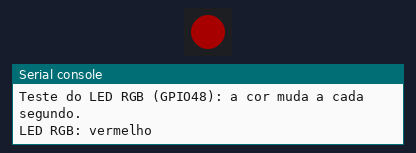
A program run on a simulated ESP32 board running MicroPython. On the bench: 1 RGB LEDs in strip order, left to right, the last lines printed to the serial console. Dim RGB values are drawn brighter than linear.

Above: at 0.5 s.
At 1.5 s:
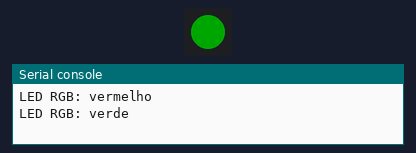
At 2.5 s:
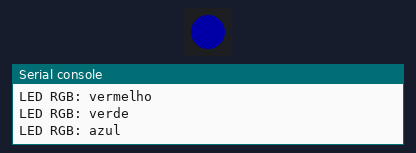
At 4.5 s:
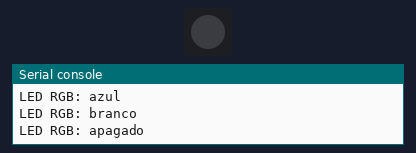
Timing chart, 0 to 6.5 s (numbered marks = the images above):
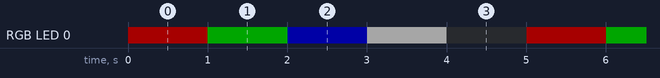

Measured:
- by itself, RGB LED 0: repeats every 5.0 s: RGB(0, 40, 0) 1.0 s, RGB(0, 0, 40) 1.0 s, RGB(40, 40, 40) 1.0 s, off 1.0 s, RGB(40, 0, 0) 1.0 s
- by itself, everything shown: repeats every 5.0 s, in 5 steps

The program:

main.py
```python
# (licence header left out)
"""Teste básico da placa ESP32-S3 UNO (TZT D1 ESP32-S3 N16R8) em MicroPython.

O QUE FAZ
    1. Mostra no Shell do Thonny a frequência da CPU, o tamanho da memória
       flash e a memória RAM livre. Com a PSRAM ativa, a RAM livre passa
       de alguns megabytes; sem ela, fica perto de 200 KB. Serve para
       confirmar a variante da placa (N16R8 ou N8R2) e o firmware certo.
    2. Faz o LED RGB endereçável (WS2812) da placa, no GPIO48, trocar de
       cor a cada segundo: vermelho, verde, azul, branco e apagado.

COMO USAR (Thonny)
    1. Grave o firmware MicroPython para ESP32-S3 na placa (ver o README
       da placa, seção "Como programar").
    2. Abra este arquivo no Thonny e clique em "Executar" (F5).
       Para rodar sozinho sempre que a placa ligar, salve-o na placa com
       o nome main.py (Arquivo > Salvar como... > Dispositivo MicroPython).
    3. Para parar, clique em "Parar" (Ctrl+F2).

O QUE OBSERVAR
    - "Flash: 16 MB" e "RAM livre" de vários MB (versão N16R8).
      "RAM livre" perto de 0.2 MB -> o firmware gravado não liga a PSRAM
      octal da placa (no boot aparece "quad_psram: PSRAM chip is not
      connected"). Grave a variante SPIRAM_OCT do firmware ESP32_GENERIC_S3.
    - O LED RGB trocando de cor na ordem mostrada no Shell. Se as cores
      saírem trocadas, anote no README da placa.

ATENÇÃO
    A placa trabalha em 3,3V, mesmo tendo o formato do UNO. Não encaixe
    shields de 5V nela.
"""
import gc
import time

import esp
import machine
import neopixel

# GPIO do LED RGB endereçável (WS2812) da placa: serigrafia "SW2812 (IO48)".
PINO_LED_RGB = 48

# Brilho de cada cor (0 a 255). O WS2812 é muito forte mesmo em 40.
BRILHO = 40

# Cores do teste: (nome para o Shell, (vermelho, verde, azul)).
CORES = [
    ("vermelho", (BRILHO, 0, 0)),
    ("verde", (0, BRILHO, 0)),
    ("azul", (0, 0, BRILHO)),
    ("branco", (BRILHO, BRILHO, BRILHO)),
    ("apagado", (0, 0, 0)),
]


def em_mb(num_bytes):
    """Converte bytes para megabytes (MB), com uma casa decimal.

    Args:
        num_bytes: quantidade de memória em bytes.

    Returns:
        O valor em MB (1 MB = 1024 * 1024 bytes), como float.
    """
    return round(num_bytes / (1024 * 1024), 1)


def mostrar_dados_da_placa():
    """Mostra no Shell a frequência da CPU, a flash e a RAM livre."""
    # Coleta o lixo antes de medir, para a RAM livre não sair subestimada.
    gc.collect()
    print()
    print("=== ESP32-S3 UNO: dados da placa ===")
    print("Frequência ....", machine.freq() // 1_000_000, "MHz")
    print("Flash .........", em_mb(esp.flash_size()), "MB")
    # No MicroPython, a PSRAM entra no espaço do gc: não há uma função só
    # para ela. Por isso a RAM livre é o indício de que a PSRAM está ativa.
    print("RAM livre .....", em_mb(gc.mem_free()), "MB")
    print()


def ciclo_do_led(led):
    """Passa o LED RGB por todas as cores de CORES, uma por segundo.

    Args:
        led: objeto neopixel.NeoPixel com 1 LED.
    """
    for nome, cor in CORES:
        print("LED RGB:", nome)
        led[0] = cor
        led.write()
        time.sleep(1)


def main():
    """Ponto de entrada: mostra os dados e repete o ciclo do LED."""
    mostrar_dados_da_placa()
    led = neopixel.NeoPixel(machine.Pin(PINO_LED_RGB), 1)
    print("Teste do LED RGB (GPIO48): a cor muda a cada segundo.")
    try:
        while True:
            ciclo_do_led(led)
    finally:
        # Ao parar pelo Thonny (Ctrl+F2), apaga o LED em vez de deixá-lo
        # aceso na última cor.
        led[0] = (0, 0, 0)
        led.write()


main()
```
